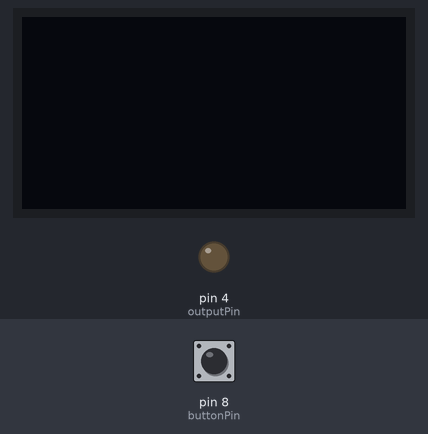
Simulated run of this sketch. Board: Arduino Nano, built with avr-gcc and run on an emulated ATmega328P. On the bench: 128×64 one-colour display, output pins drawn as LEDs (lit = HIGH). The test bench sets the inputs (shaded band); at power-on: pin 8 (buttonPin) HIGH. Random numbers use the default seed unless the sketch sets one.

Above: at 1.2 s.
1.3 s: pin 8 (buttonPin) pulled LOW for 0.15 s
At 1.45 s:
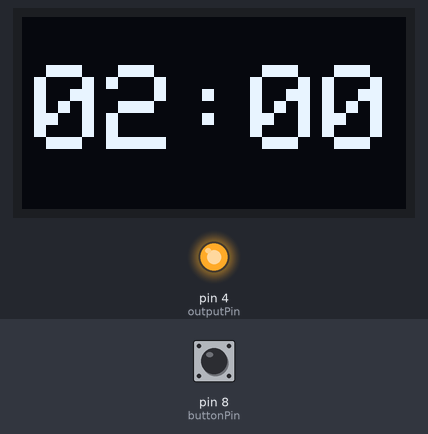
3.0 s: pin 8 (buttonPin) pulled LOW for 1 s
At 3.93 s:
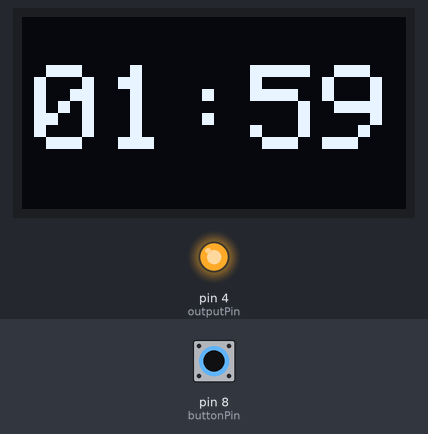
5.5 s: pin 8 (buttonPin) pulled LOW for 1 s
At 6.48 s:
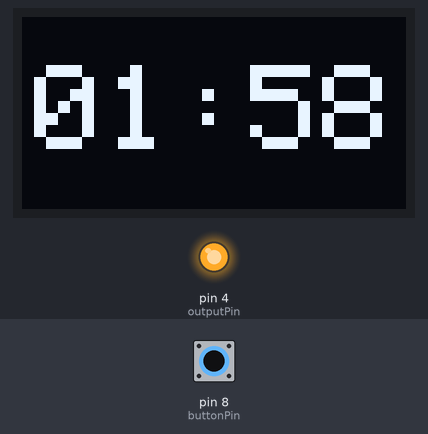
8.0 s: pin 8 (buttonPin) pulled LOW for 3.2 s
At 10.3 s:
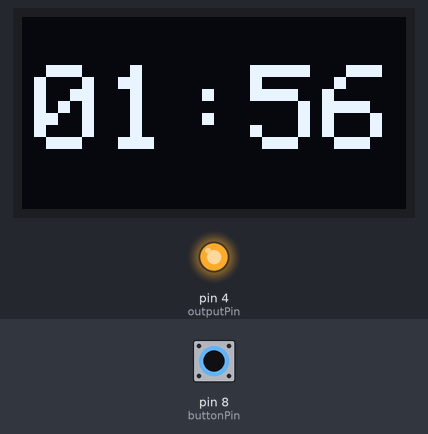
Timing chart, 0 to 12.8 s (numbered marks = the images above; inputs shaded):
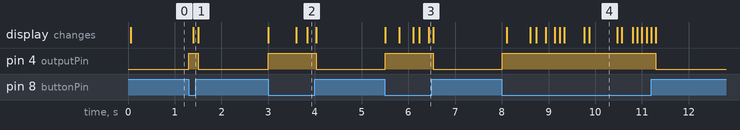

Measured:
- after the input at 1.3 s, pin 4 (outputPin): LOW → HIGH at once, → LOW 0.20 s later; the display: changes after 0.10 s (image 1)
- after the input at 3.0 s, pin 4 (outputPin): LOW → HIGH at once, → LOW 1.0 s later; the display: first changes at once (image 2 shows a later state)
- after the input at 5.5 s, pin 4 (outputPin): LOW → HIGH at once, → LOW 1.0 s later; the display: first changes at once (image 3 shows a later state)
- after the input at 8.0 s, pin 4 (outputPin): LOW → HIGH at once, → LOW 3.3 s later; the display: first changes after 0.11 s (image 4 shows a later state)
- what the display in image 4 shows lasts 0.6 s, from 9.9 s to 10.5 s

The sketch:

Timer.ino
```cpp
//#include <ArduinoSTL.h>
#include <Wire.h>
#include <Adafruit_GFX.h>
#include <Adafruit_SSD1306.h>


Adafruit_SSD1306 display(128, 64, &Wire, 4);

const int buttonPin = 8;
const int outputPin = 4;

int timer = 1200;

bool done = false;

void setup()
{
    Wire.begin(); //nano SDA-SCL A4-A5

    InitDisplay();

    pinMode(buttonPin, INPUT_PULLUP);
    pinMode(outputPin, OUTPUT);
    digitalWrite(outputPin, LOW);

    print("%02d:%02d", timer / 600, timer / 10 % 60);
}

void InitDisplay()
{
    display.begin(SSD1306_SWITCHCAPVCC, 0x3C);
    display.setTextSize(4);
    display.setTextColor(WHITE, BLACK);
    display.setTextWrap(false);
}

void loop()
{

    if (timer > 0 && digitalRead(buttonPin) == LOW)
    {
        timer--;

        if (done) done = false; //reset

        if (timer % 10 == 0)
          print("%02d:%02d", timer / 600, timer / 10 % 60);

        if (random(100) < 30)
          display.ssd1306_command(SSD1306_DISPLAYOFF);
        else
          display.ssd1306_command(SSD1306_DISPLAYON);

        digitalWrite(outputPin, HIGH);

        delay(100);
    }
    else
    {
      if (!done)
      {
        display.ssd1306_command(SSD1306_DISPLAYOFF);
        digitalWrite(outputPin, LOW);

        done = true;
      }

      delay(10);
    }
}

void print(const char* text, ...)
{
    char buf[22];

    va_list vl;
    va_start(vl, text);

    vsnprintf(buf, sizeof(buf), text, vl);

    va_end(vl);

    RefreshDisplay(buf);
}


void RefreshDisplay(char* text)
{
    display.clearDisplay();

    int16_t x1, y1;
    uint16_t w, h;
    display.getTextBounds(text, 0, 0, &x1, &y1, &w, &h); //calc width of new string
    display.setCursor((128 - w) / 2, (64 - h) / 2);

    display.println(text);
    display.display();
}
```
